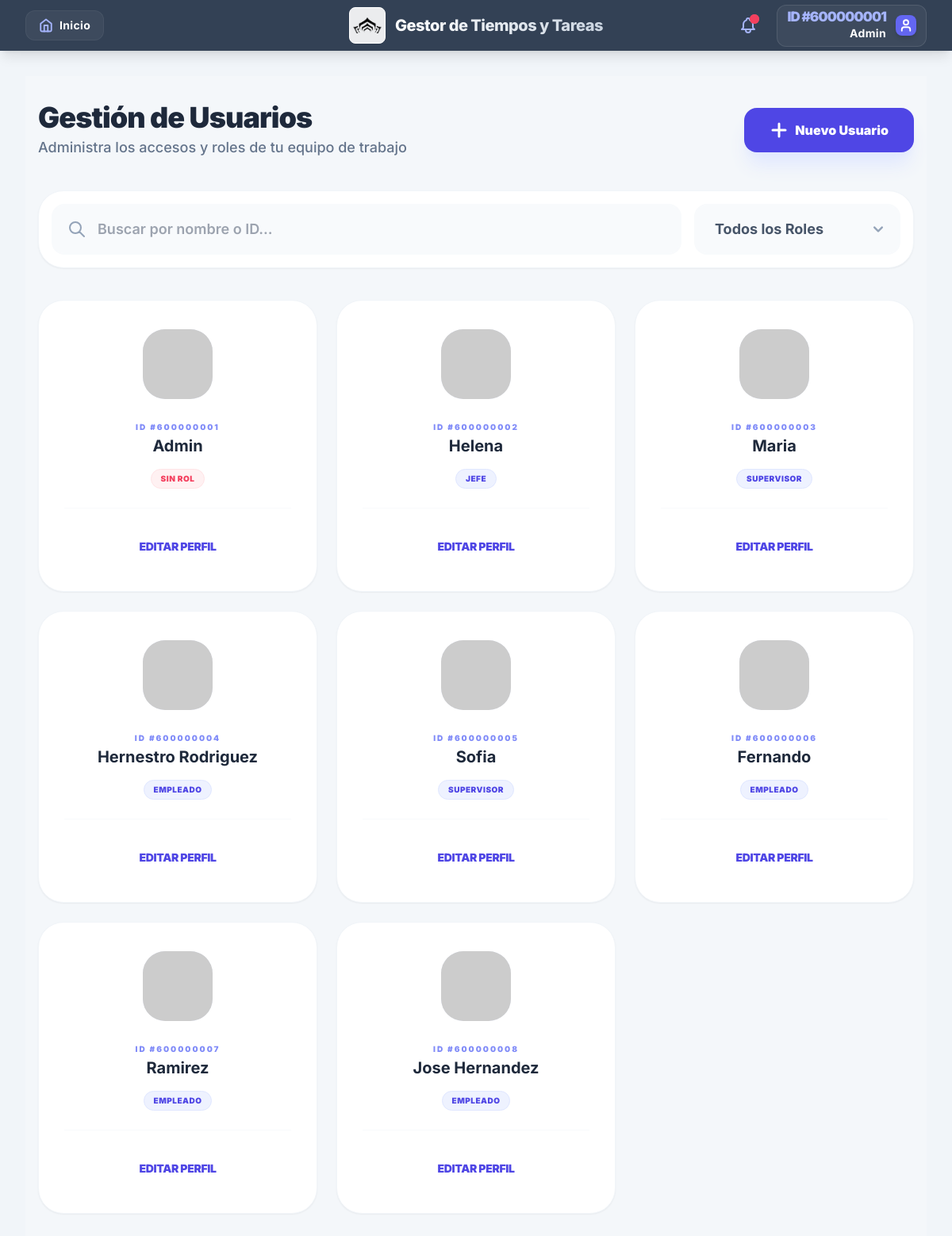
/gestion/ (signed in), run on the app's committed database.
### tasks/models.py (models this page shows, shortened)
class Notificacion(models.Model):
    receptor = models.ForeignKey(
        settings.AUTH_USER_MODEL,
        on_delete=models.CASCADE,
        related_name='notificaciones'
    )
    tarea = models.ForeignKey('Task', on_delete=models.CASCADE)
    mensaje = models.CharField(max_length=255)
    link = models.CharField(max_length=255, null=True, blank=True)
    leido = models.BooleanField(default=False)
    creada_en = models.DateTimeField(auto_now_add=True)
    class Meta:
        db_table = 'notificaciones'
        ordering = ['-creada_en']

### users/models.py (models this page shows, shortened)
class User(AbstractUser):
    user_id = models.AutoField(primary_key=True)
    username = models.CharField(max_length=150, unique=True)
    password = models.CharField(max_length=128)
    USERNAME_FIELD = 'username'
    class Meta:
        db_table = 'users'
        verbose_name = 'User'
        verbose_name_plural = 'Users'

class userRole(models.Model):
    user = models.ForeignKey(User, on_delete=models.CASCADE, related_name='user_roles')
    role = models.ForeignKey(Role, on_delete=models.CASCADE)
    class Meta:
        db_table = 'user_roles'
        verbose_name = 'User Role'
        verbose_name_plural = 'User Roles'
        unique_together = ('user', 'role')

class Role(models.Model):
    PERMISSION_CHOICES = [
        (0, 'No access'),
        (1, 'View only'),
        (2, 'Can create and modify all tasks and status'),
        (3, 'Can modify just status tasks (Employees)'),
        (4, 'Stadistics access'),
        (5, 'Boss can create and modify Employees and supervisors'),
        (6, 'Supervisor can create and modify employees only'),
        (7, 'Supervisor as employee (Only modify status)'),
    ]
    role_name = models.CharField(max_length=50, unique=True)
    tareas_empleados = models.IntegerField(choices=PERMISSION_CHOICES, default=0)
    tareas_supervisor = models.IntegerField(choices=PERMISSION_CHOICES, default=0)
    estadisticas = models.IntegerField(choices=PERMISSION_CHOICES, default=0)
    modificar_usuarios = models.IntegerField(choices=PERMISSION_CHOICES, default=0)
    class Meta:
        db_table = 'roles'
        verbose_name = 'Role'
        verbose_name_plural = 'Roles'

### users/views.py (the view)
# urls.py: path('gestion/', views.user_management_view, name='user_management'),
@login_required
def user_management_view(request):
    permiso = obtener_permiso_maximo(request.user)
    if permiso < 5:
        raise PermissionDenied
    usuarios = User.objects.annotate(
        empleados_asignados_count=Count('empleados_asignados', distinct=True),
        tareas_realizadas=Count('tareas_asignadas', filter=Q(tareas_asignadas__estado='FINALIZADA'), distinct=True),
        tareas_pendientes=Count('tareas_asignadas', filter=Q(tareas_asignadas__estado__in=['PENDIENTE','PENDIENTE_REVISION']), distinct=True),
        tareas_no_realizadas=Count('tareas_asignadas', filter=Q(tareas_asignadas__estado='NO_COMPLETADA'), distinct=True),
    ).order_by('user_id')
    supervisores = User.objects.filter(user_roles__role__role_name='Supervisor')
    todos_los_roles = Role.objects.all()
    context = {
        'usuarios': usuarios,
        'supervisores': supervisores,
        'roles': todos_los_roles,
        'es_admin': request.user.is_superuser,
        'max_perm': permiso,
    }
    return render(request, 'users/user_list.html', context)

### users/views.py (called while the page is built)
def obtener_permiso_maximo(user):
    if user.is_superuser:
        return 6
    roles_usuario = userRole.objects.filter(user=user)
    return max([ur.role.modificar_usuarios for ur in roles_usuario], default=0)

### users/templates/users/user_list.html (shortened to what this page needs)
{% extends 'core/base.html' %}
{% block content %}
<div class="min-h-screen bg-slate-50/50 py-8 px-4">
    <div class="max-w-7xl mx-auto">
        <div class="flex flex-col sm:flex-row justify-between items-center mb-10 gap-6">
            <div class="text-center sm:text-left">
                <h1 class="text-3xl md:text-4xl font-black text-slate-800 tracking-tight">Gestión de Usuarios</h1>
                <p class="text-slate-500 font-medium mt-1 text-lg">Administra los accesos y roles de tu equipo de trabajo</p>
            </div>
            <button onclick="openCreateModal()" class="w-full sm:w-auto bg-indigo-600 hover:bg-indigo-700 text-white font-black py-4 px-8 rounded-2xl shadow-xl shadow-indigo-100 transition-all active:scale-95 flex items-center justify-center gap-2">
                <svg xmlns="http://www.w3.org/2000/svg" class="h-6 w-6" fill="none" viewBox="0 0 24 24" stroke="currentColor">
                    <path stroke-linecap="round" stroke-linejoin="round" stroke-width="3" d="M12 4v16m8-8H4" />
                </svg>
                Nuevo Usuario
            </button>
        </div>
        <div class="bg-white p-4 rounded-[2rem] shadow-sm border border-slate-100 flex flex-col md:flex-row gap-4 mb-10">
            <div class="relative flex-grow">
                <span class="absolute inset-y-0 left-0 pl-5 flex items-center text-slate-400">
                    <svg class="h-6 w-6" fill="none" stroke="currentColor" viewBox="0 0 24 24">
                        <path stroke-linecap="round" stroke-linejoin="round" stroke-width="2" d="M21 21l-6-6m2-5a7 7 0 11-14 0 7 7 0 0114 0z"/>
                    </svg>
                </span>
                <input type="text" id="searchInput" onkeyup="filterUsers()" placeholder="Buscar por nombre o ID..."
                    class="block w-full pl-14 pr-4 py-4 border-2 border-slate-50 rounded-2xl bg-slate-50 focus:bg-white focus:border-indigo-500 focus:ring-4 focus:ring-indigo-50 transition-all text-slate-700 font-semibold outline-none text-lg">
            </div>
            <div class="relative min-w-[260px]">
                <select id="roleFilter" onchange="filterUsers()"
                    class="block w-full pl-6 pr-12 py-4 border-2 border-slate-50 bg-slate-50 focus:bg-white focus:border-indigo-500 focus:ring-4 focus:ring-indigo-50 rounded-2xl transition-all font-bold text-slate-600 cursor-pointer appearance-none outline-none text-lg">
                    <option value="all">Todos los Roles</option>
                </select>
                <div class="pointer-events-none absolute inset-y-0 right-0 flex items-center px-4 text-slate-400">
                </div>
            </div>
        </div>
        <div id="userGrid" class="grid grid-cols-1 md:grid-cols-2 lg:grid-cols-3 xl:grid-cols-4 2xl:grid-cols-5 gap-6">
            {% for u in usuarios %}
                <div class="user-card bg-white rounded-[2rem] border border-slate-100 shadow-sm hover:shadow-xl hover:-translate-y-1 transition-all p-8 flex flex-col items-center text-center"
                     data-name="{{ u.username|lower }}"
                     data-id="{{ u.user_id }}"
                     data-role="{% for ur in u.user_roles.all %}{{ ur.role.role_name|lower }} {% endfor %}">
                    <div class="w-24 h-24 bg-indigo-50 rounded-[2rem] mb-6 flex items-center justify-center overflow-hidden border-4 border-white shadow-inner">
                        <img src="https://ui-avatars.com/api/?name={{ u.username }}&background=6366f1&color=fff&bold=true&size=128" alt="avatar" class="w-full h-full object-cover">
                    </div>
                    <div class="mb-6 w-full px-2">
                        <p class="text-[10px] font-black text-indigo-400 uppercase tracking-[0.2em] mb-1">ID #{{ u.user_id }}</p>
                        <h3 class="text-xl font-bold text-slate-800 leading-tight break-words">
                            {{ u.username }}
                        </h3>
                        <div class="flex flex-wrap justify-center gap-2 mt-4">
                            {% for ur in u.user_roles.all %}
                                <span class="text-[10px] font-black uppercase tracking-wider bg-indigo-50 text-indigo-600 px-3 py-1 rounded-full border border-indigo-100">
                                    {{ ur.role.role_name }}
                                </span>
                            {% empty %}
                                <span class="text-[10px] font-black uppercase tracking-wider bg-rose-50 text-rose-500 px-3 py-1 rounded-full border border-rose-100">Sin Rol</span>
                            {% endfor %}
                        </div>
                    </div>
                    <div class="mt-auto w-full pt-6 border-t border-slate-50">
                        {% if user.is_superuser or max_perm >= 5 %}
                            {% if user.is_superuser %}
                                <button onclick="openEditModal('{{ u.user_id }}', '{{ u.username }}', '{% if u.user_roles.first %}{{ u.user_roles.first.role.id }}{% endif %}', '{% if u.supervisor_asignado %}{{ u.supervisor_asignado.supervisor.user_id }}{% endif %}')"
                                        class="w-full py-3 text-indigo-600 hover:bg-indigo-50 font-black rounded-xl text-sm transition-all border-2 border-transparent hover:border-indigo-100 uppercase tracking-tight">
                                    Editar Perfil
                                </button>
                            {% endif %}
                        {% endif %}
                    </div>
                </div>
            {% endfor %}
        </div>
    </div>
</div>
{% endblock %}

### core/templates/core/base.html (shortened to what this page needs)
{% load static %}
<!DOCTYPE html>
<html lang="es">
<head>
    <script src="https://cdn.tailwindcss.com"></script>
</head>
<body class="bg-slate-100 min-h-screen flex flex-col text-slate-900">
    <nav class="bg-slate-700 text-white shadow-lg sticky top-0 z-50">
        <div class="max-w-7xl mx-auto px-4 sm:px-6 lg:px-8">
            <div class="grid grid-cols-3 h-16 items-center">
                <div class="flex justify-start">
                    <a href="{% url 'core:dashboard' %}"
                       class="hidden md:flex items-center gap-2 bg-white/5 hover:bg-white/10 px-4 py-2 rounded-xl transition-all border border-white/5 group">
                        <span class="text-sm font-bold tracking-wide">Inicio</span>
                    </a>
                </div>
                <div class="flex justify-center items-center gap-3">
                    <div class="bg-white/90 p-1 rounded-lg border border-white shadow-sm transition-transform hover:scale-105">
                        <img src="{% static 'img/Screenshot_4.png' %}" alt="Logo" class="h-9 w-9 object-contain">
                    </div>
                    <h1 class="text-lg md:text-xl font-extrabold tracking-tight bg-gradient-to-r from-white to-slate-300 bg-clip-text text-transparent hidden sm:block text-center">
                    </h1>
                </div>
                <div class="flex justify-end items-center">
                    {% if user.is_authenticated %}
                    <div class="relative mr-4">
                        <button id="notif-button" class="block p-2 text-indigo-300 hover:bg-white/10 rounded-xl transition-colors focus:outline-none relative">
                            {% for noti in user.notificaciones.all %}
                                {% if not noti.leido and forloop.first %}
                                    <span class="absolute top-1.5 right-1.5 flex h-3 w-3">
                                        <span class="relative inline-flex rounded-full h-3 w-3 bg-rose-500"></span>
                                    </span>
                                {% endif %}
                            {% endfor %}
                        </button>
                    </div>
                    {% endif %}
                    <div class="relative">
                        <button id="user-menu-button"
                            class="flex items-center space-x-3 bg-white/5 hover:bg-white/10 py-1.5 px-3 rounded-xl transition-all border border-white/10 focus:outline-none">
                            <div class="flex flex-col items-end leading-none hidden md:flex">
                                <span class="text-[17px] font-black uppercase text-indigo-300 tracking-tighter mb-0.5">ID #{{ user.user_id }}</span>
                                <span class="text-sm font-bold tracking-wide">{{ user.username|title }}</span>
                            </div>
                            <div class="bg-indigo-500 p-1 rounded-lg shadow-md">
                                <svg xmlns="http://www.w3.org/2000/svg" width="18" height="18" viewBox="0 0 24 24" fill="none" stroke="currentColor" stroke-width="2.5" stroke-linecap="round" stroke-linejoin="round">
                                    <path d="M19 21v-2a4 4 0 0 0-4-4H9a4 4 0 0 0-4 4v2"/><circle cx="12" cy="7" r="4"/>
                                </svg>
                            </div>
                        </button>
                    </div>
                </div>
            </div>
        </div>
    </nav>
    <main class="flex-grow p-4 md:p-6 lg:p-8">
        {% block content %}{% endblock content %}
    </main>
</body>
</html>

### core/templates/core/base.html (style rules this page uses)
body { font-family: 'Inter', sans-serif; }

### data on the page
Notificacion: leido False (drawn)
User: user_id "600000001", username "Admin"
User: user_id "600000002", username "Helena"
userRole: role.role_name "JEFE"
User: user_id "600000003", username "Maria"
userRole: role.role_name "SUPERVISOR"
User: user_id "600000004", username "Hernestro Rodriguez"
userRole: role.role_name "EMPLEADO"
User: user_id "600000005", username "Sofia"
userRole: role.role_name "SUPERVISOR"
User: user_id "600000006", username "Fernando"
userRole: role.role_name "EMPLEADO"
User: user_id "600000007", username "Ramirez"
userRole: role.role_name "EMPLEADO"
User: user_id "600000008", username "Jose Hernandez"
userRole: role.role_name "EMPLEADO"
